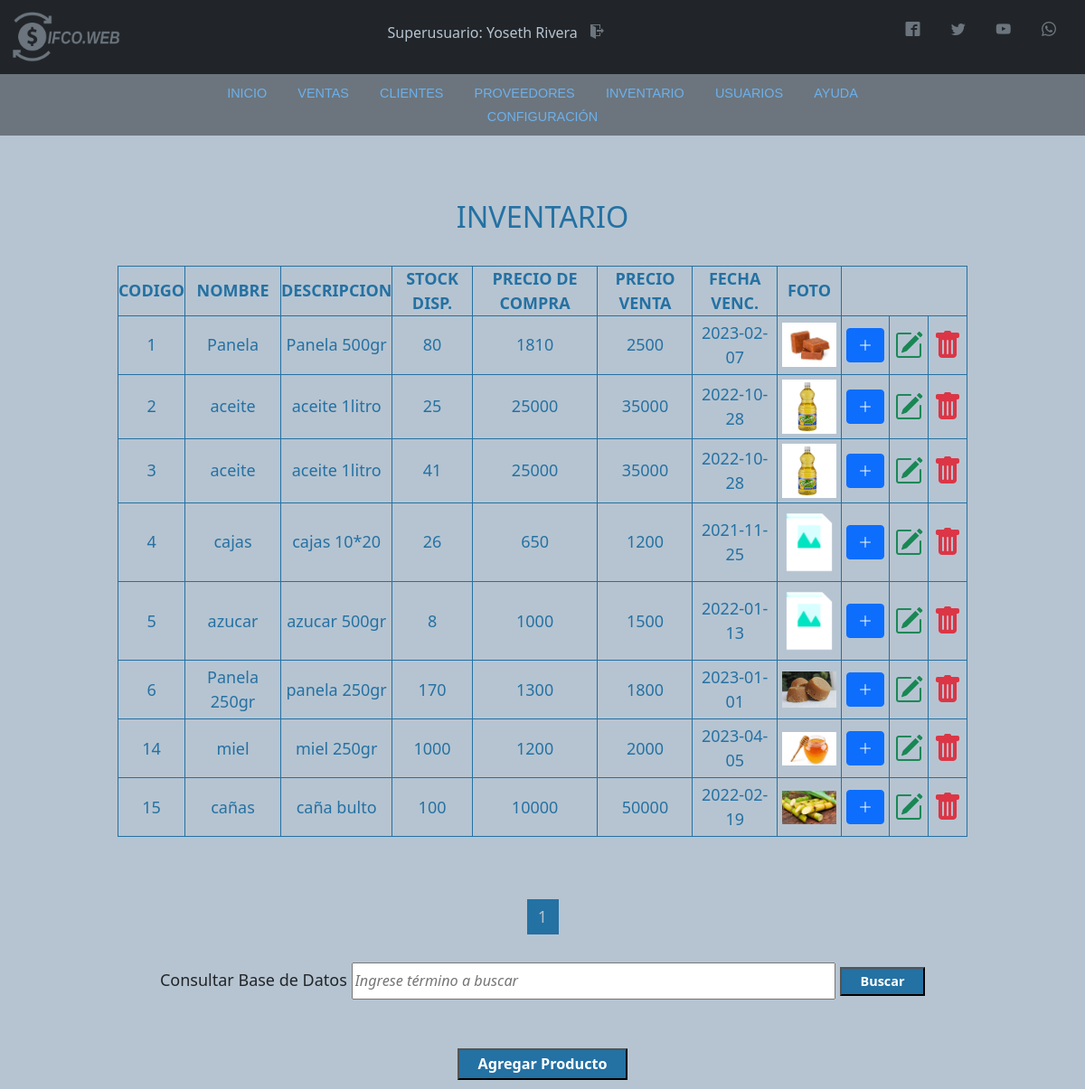
/Vista/html/search_product.php (signed in), run on the app's committed database.
### tables this page shows
CREATE TABLE `usuario` (
  `codUsuario` int(11) NOT NULL,
  `id` varchar(20) DEFAULT NULL,
  `tipoId` varchar(11) DEFAULT NULL,
  `nombre` varchar(50) DEFAULT NULL,
  `direccion` text NOT NULL,
  `telefono` varchar(20) NOT NULL,
  `correo` varchar(100) DEFAULT NULL,
  `usuario` varchar(15) DEFAULT NULL,
  `clave` varchar(100) DEFAULT NULL,
  `rol` varchar(20) DEFAULT NULL
);

CREATE TABLE `producto` (
  `codproducto` int(11) NOT NULL,
  `nombre` varchar(50) DEFAULT NULL,
  `descripcion` varchar(100) DEFAULT NULL,
  `proveedor` int(11) DEFAULT NULL,
  `costo` decimal(11,0) DEFAULT NULL,
  `precio` decimal(11,0) DEFAULT NULL,
  `cantidad` int(11) DEFAULT NULL,
  `date_add` datetime NOT NULL DEFAULT current_timestamp(),
  `fechaVencimiento` date NOT NULL,
  `usuario_id` int(11) NOT NULL,
  `estatus` int(11) NOT NULL DEFAULT 1,
  `foto` text DEFAULT NULL
);

### Vista/html/search_product.php (the view, shortened to what this page needs)
<?php
include '../../includes/conexion.php';
include '../../includes/header.php';
include '../../includes/nav.php';
include '../../includes/script.php';
?>
<!DOCTYPE html>
<html lang="es">
<head>
</head>
<body>
    <?php
    $search = strtolower($_REQUEST['search']);
    ?>
    <div class="container-tabla-usuarios">
        <h1>INVENTARIO</h1><br>
        <table class="tabla-usuarios">
            <th>CODIGO</th>
            <th>NOMBRE</th>
            <th>DESCRIPCION</th>
            <th>STOCK DISP.</th>
            <th>PRECIO DE COMPRA</th>
            <th>PRECIO VENTA</th>
            <th>FECHA VENC.</th>
            <th>FOTO</th>
            <?php
            $por_pagina = 10;
            if (empty($_GET['pagina'])) {
                $pagina = 1;
            } else {
                $pagina = $_GET['pagina'];
            }
            $sql_register = mysqli_query($conexion, "SELECT COUNT(*) as total_registro FROM producto WHERE codproducto LIKE '%$search%' OR nombre LIKE '%$search%' OR descripcion LIKE '%$search%' OR proveedor LIKE '%$search%' OR costo LIKE '%$search%' OR precio LIKE '%$search%' OR cantidad LIKE '%$search%' OR fechaVencimiento LIKE '%$search%' ");
            $result_register = mysqli_fetch_array($sql_register);
            $total_registro = $result_register['total_registro'];
            $desde = ($pagina - 1) * $por_pagina;
            $total_paginas = ceil($total_registro / $por_pagina);
            $sentence = "SELECT codproducto, nombre, descripcion, proveedor, costo, precio, cantidad, fechaVencimiento, foto FROM producto WHERE codproducto LIKE '%$search%' OR nombre LIKE '%$search%' OR descripcion LIKE '%$search%' OR proveedor LIKE '%$search%' OR costo LIKE '%$search%' OR precio LIKE '%$search%' OR cantidad LIKE '%$search%' OR fechaVencimiento LIKE '%$search%' OR foto LIKE '%$search%'  ORDER BY codproducto LIMIT $desde, $por_pagina";
            $result = $conexion->query($sentence) or die("Error al consultar: " . mysqli_error($conexion));
            while ($rows = $result->fetch_array()) {
                if ($rows['foto'] != 'img_producto.png') {
                    $foto = '../img/uploads/' . $rows['foto'];
                } else {
                    $foto = '../img/uploads/img_producto.png';
                }
            ?>
                <tr>
                    <td><?php echo $rows['codproducto'] ?></td>
                    <td><?php echo $rows['nombre'] ?></td>
                    <td><?php echo $rows['descripcion'] ?></td>
                    <td><?php echo $rows['cantidad'] ?></td>
                    <td><?php echo $rows['costo'] ?></td>
                    <td><?php echo $rows['precio'] ?></td>
                    <td><?php echo $rows['fechaVencimiento'] ?></td>
                    <td><a href="<?php echo $foto; ?>" target="blank"><img src="<?php echo $foto; ?>" alt="<?php echo $data['nombre'] ?>" width="60px"></a></td>
                    <td>
                        <button type="button" class="btn btn-primary add_product" product="<?php echo $data['codproducto']; ?>" data-bs-toggle="modal" data-bs-target="#exampleModal">
                            <i class="bi bi-plus-lg"></i>
                        </button>
    </div>
    </td>
    <td><a href="modify_product.php?usr=<?php echo $rows['codproducto'] ?>"><i class="bi bi-pencil-square" style="font-size: 2rem; color: #198754;"></i></a></td>
    <td><a href="../../Controlador/delete_product.php?usr=<?php echo $rows['codproducto'] ?>"><i class="bi bi-trash-fill" style="font-size: 2rem; color: #dc3545;"></i></a></td>
    </tr>
<?php
            }
?>
</table><br><br>
<div class="paginador">
    <ul>
        <?php
        for ($i = 1; $i <= $total_paginas; $i++) {
            if ($i == $pagina) {
                echo '<li class="pageSelected" >' . $i . '</li>';
            } else {
                echo '<li><a href="?pagina=' . $i . '&search=' . $search . '">' . $i . '</a></li>';
            }
        }
        ?>
    </ul>
</div>
<form action="search_product.php" method="GET">
    <label id="buscar" for="buscar">Consultar Base de Datos </label>
    <input type="text" class="control-buscar" name="search" id="busqueda" placeholder="Ingrese término a buscar" value="<?php echo $search; ?>">
    <input class="btn-buscar" type="submit" value="Buscar"><br><br><br>
</form>
<a href="new_product2.php"><input class="btn-crear" type="button" value="Agregar Producto"></a>
</body>
</html>

### includes/header.php (shortened to what this page needs)
<?php
include 'conexion.php';
$id = $_SESSION['id'];
$sentence = "SELECT nombre, rol, codUsuario FROM usuario WHERE id = '" . $id . "' ";
$result = $conexion->query($sentence);
$row = $result->fetch_assoc();
?>
<!DOCTYPE html>
<html lang="es">
<head>
    <link rel="stylesheet" href="../css/estilos.css">
    <link rel="stylesheet" href="../../font.css">
</head>
<body>
    <nav class="navbar navbar-dark bg-dark">
        <div class="container-fluid">
            <a class="navbar-brand" href="panel_principal.php"><img src="../img/LOGO_gris.png" alt="logo" width="130px"></a>
            <h4 id="user">
                <?php
                echo utf8_decode($row['rol']);
                echo ": ";
                echo utf8_decode($row['nombre']);
                ?>
                <a href="../../Controlador/exit.php" class="icon-salir icon-exit"></a>
            </h4>
            <div class="redes">
                <ul>
                    <li>
                        <a href="https://es-es.facebook.com/" class="icon icon-facebook2" target="blank"></a>
                        <a href="https://twitter.com/" class="icon icon-twitter" target="blank"></a>
                        <a href="https://www.youtube.com/" class="icon icon-youtube" target="blank"></a>
                        <a href="https://www.whatsapp.com" class="icon icon-whatsapp" target="blank"></a>
                    </li>
                </ul>
            </div>
        </div>
    </nav>
</body>
</html>

### Vista/css/estilos.css (style rules this page uses)
* { margin: 0; padding: 0; }
body { background-color: #b6c4d1 !important; font-family: Zona Pro, Sans-Serif; }
#user { color: #b6c4d1; font-size: medium; }
.icon { color: #6c757d; text-decoration: none; padding: 10px; margin-right: 10px; }
.icon-salir { color: #6c757d; text-decoration: none; padding: 10px; margin-right: 10px; }
.container-tabla-usuarios { display: block; padding: 10px; margin-left: 10%; margin-top: 5%; width: 80%; text-align: center; font-size: large; }
.container-tabla-usuarios h1 { color: #2471A3; font-size: 1.8em; }
.tabla-usuarios { width: 100%; height: 100%; color: #2471A3; border: solid #2471A3 1px; }
.tabla-usuarios tr th { border: solid #2471A3 1px; }
.tabla-usuarios td { border: solid #2471A3 1px; height: 20px; padding: 5px; }
.btn-buscar { width: 10%; height: 2.2em; background-color: #2471A3; color: white; font-size: 0.8em; cursor: pointer; font-weight: bold; }
.control-buscar { font-size: 0.9em; width: 57%; font-style: italic; padding: 6px 2px; }
.btn-crear { width: 20%; height: 2.2em; background-color: #2471A3; color: white; font-size: 0.9em; cursor: pointer; font-weight: bold; }
.paginador ul { padding: 15px; list-style: none; display: flex; justify-content: center; }
.paginador a, .pageSelected { color: #2471A3; border: solid #2471A3 1px; padding: 5px; display: inline-block; text-align: center; width: 35px; text-decoration: none; }
.pageSelected { background-color: #2471A3; color: #b6c4d1; }

### data on the page
usuario: rol "Superusuario", nombre "Yoseth Rivera"
producto: codproducto "1", nombre "Panela", descripcion "Panela 500gr", cantidad "80", costo "1810", precio "2500", fechaVencimiento "2023-02-07", foto (picture)
producto: codproducto "2", nombre "aceite", descripcion "aceite 1litro", cantidad "25", costo "25000", precio "35000", fechaVencimiento "2022-10-28", foto (picture)
producto: codproducto "3", nombre "aceite", descripcion "aceite 1litro", cantidad "41", costo "25000", precio "35000", fechaVencimiento "2022-10-28", foto (picture)
producto: codproducto "4", nombre "cajas", descripcion "cajas 10*20", cantidad "26", costo "650", precio "1200", fechaVencimiento "2021-11-25", foto (picture)
producto: codproducto "5", nombre "azucar", descripcion "azucar 500gr", cantidad "8", costo "1000", precio "1500", fechaVencimiento "2022-01-13", foto (picture)
producto: codproducto "6", nombre "Panela 250gr", descripcion "panela 250gr", cantidad "170", costo "1300", precio "1800", fechaVencimiento "2023-01-01", foto (picture)
producto: codproducto "14", nombre "miel", descripcion "miel 250gr", cantidad "1000", costo "1200", precio "2000", fechaVencimiento "2023-04-05", foto (picture)
producto: codproducto "15", nombre "cañas", descripcion "caña bulto", cantidad "100", costo "10000", precio "50000", fechaVencimiento "2022-02-19", foto (picture)
